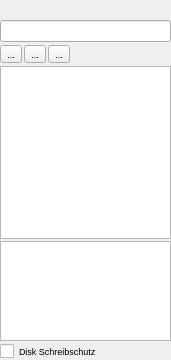
<?xml version="1.0" encoding="UTF-8"?>
<ui version="4.0">
 <class>WidgetFileBrowse</class>
 <widget class="QWidget" name="WidgetFileBrowse">
  <property name="geometry">
   <rect>
    <x>0</x>
    <y>0</y>
    <width>171</width>
    <height>360</height>
   </rect>
  </property>
  <property name="font">
   <font>
    <family>Arial</family>
    <pointsize>7</pointsize>
   </font>
  </property>
  <property name="windowTitle">
   <string notr="true">Form</string>
  </property>
  <layout class="QHBoxLayout" name="horizontalLayout" stretch="0">
   <property name="spacing">
    <number>0</number>
   </property>
   <property name="leftMargin">
    <number>0</number>
   </property>
   <property name="topMargin">
    <number>0</number>
   </property>
   <property name="rightMargin">
    <number>0</number>
   </property>
   <property name="bottomMargin">
    <number>0</number>
   </property>
   <item>
    <layout class="QVBoxLayout" name="verticalLayout">
     <property name="spacing">
      <number>2</number>
     </property>
     <item>
      <layout class="QHBoxLayout" name="horizontalLayout_2">
       <item>
        <spacer name="horizontalSpacer">
         <property name="orientation">
          <enum>Qt::Horizontal</enum>
         </property>
         <property name="sizeHint" stdset="0">
          <size>
           <width>40</width>
           <height>20</height>
          </size>
         </property>
        </spacer>
       </item>
      </layout>
     </item>
     <item>
      <widget class="QLineEdit" name="AktPath">
       <property name="sizePolicy">
        <sizepolicy hsizetype="Expanding" vsizetype="Fixed">
         <horstretch>0</horstretch>
         <verstretch>0</verstretch>
        </sizepolicy>
       </property>
       <property name="readOnly">
        <bool>true</bool>
       </property>
      </widget>
     </item>
     <item>
      <layout class="QHBoxLayout" name="horizontalLayout_4">
       <item>
        <widget class="QToolButton" name="to_parent">
         <property name="toolTip">
          <string>Eine Verzeichnisebene höher</string>
         </property>
         <property name="text">
          <string>...</string>
         </property>
         <property name="icon">
          <iconset resource="emu64.qrc">
           <normaloff>:/grafik/go-up.png</normaloff>:/grafik/go-up.png</iconset>
         </property>
         <property name="iconSize">
          <size>
           <width>16</width>
           <height>16</height>
          </size>
         </property>
        </widget>
       </item>
       <item>
        <widget class="QToolButton" name="view_refresh">
         <property name="toolTip">
          <string>Aktualisieren</string>
         </property>
         <property name="text">
          <string>...</string>
         </property>
         <property name="icon">
          <iconset resource="emu64.qrc">
           <normaloff>:/grafik/view-refresh.png</normaloff>:/grafik/view-refresh.png</iconset>
         </property>
         <property name="iconSize">
          <size>
           <width>16</width>
           <height>16</height>
          </size>
         </property>
        </widget>
       </item>
       <item>
        <widget class="QToolButton" name="delete_file">
         <property name="text">
          <string>...</string>
         </property>
         <property name="icon">
          <iconset resource="emu64.qrc">
           <normaloff>:/grafik/delete.png</normaloff>:/grafik/delete.png</iconset>
         </property>
         <property name="iconSize">
          <size>
           <width>16</width>
           <height>16</height>
          </size>
         </property>
        </widget>
       </item>
       <item>
        <spacer name="horizontalSpacer_2">
         <property name="orientation">
          <enum>Qt::Horizontal</enum>
         </property>
         <property name="sizeHint" stdset="0">
          <size>
           <width>40</width>
           <height>20</height>
          </size>
         </property>
        </spacer>
       </item>
      </layout>
     </item>
     <item>
      <widget class="QListView" name="listView_filebrowser"/>
     </item>
     <item>
      <widget class="QListWidget" name="listWidget_zip">
       <property name="minimumSize">
        <size>
         <width>0</width>
         <height>100</height>
        </size>
       </property>
       <property name="maximumSize">
        <size>
         <width>16777215</width>
         <height>100</height>
        </size>
       </property>
      </widget>
     </item>
     <item>
      <layout class="QHBoxLayout" name="horizontalLayout_3">
       <item>
        <widget class="QCheckBox" name="WriteProtected">
         <property name="toolTip">
          <string>Setzt den Schreibschutz der Datei.
Ein nachträgliches setzen verhindert das überschreiben des Images.</string>
         </property>
         <property name="text">
          <string>Disk Schreibschutz</string>
         </property>
        </widget>
       </item>
      </layout>
     </item>
    </layout>
   </item>
  </layout>
 </widget>
 <resources>
  <include location="emu64.qrc"/>
 </resources>
 <connections/>
</ui>
